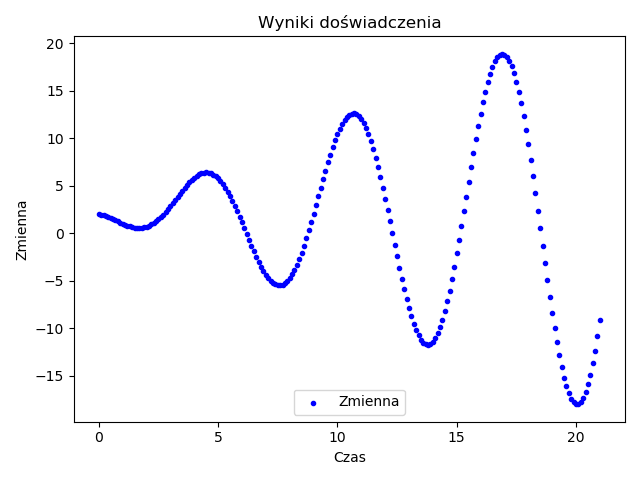

Reproduce this figure in Python.
import matplotlib.pyplot as plt
import pandas as pd

dane = pd.read_csv("dosw4.csv")

plt.scatter(dane["Czas"], dane["Zmienna"], color="blue", label="Zmienna", marker=".")
plt.legend(loc=8)
plt.ylabel("Zmienna")
plt.xlabel("Czas")
plt.title("Wyniki doświadczenia")
plt.savefig("wykres4.png")
plt.show()
